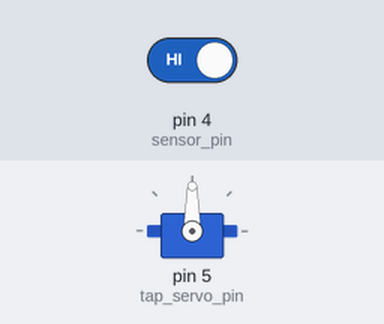
This sketch was run on a simulated Arduino Uno, built with avr-gcc and run on an emulated ATmega328P. On the bench: servo. The inputs (shaded band) are chosen by the test bench; at power-on: pin 4 (sensor_pin) HIGH.

Above: at 1.2 s.
1.3 s: pin 4 (sensor_pin) driven LOW
At 2.6 s:
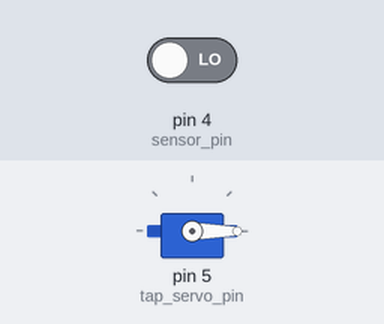
4.3 s: pin 4 (sensor_pin) driven HIGH
At 5.1 s:
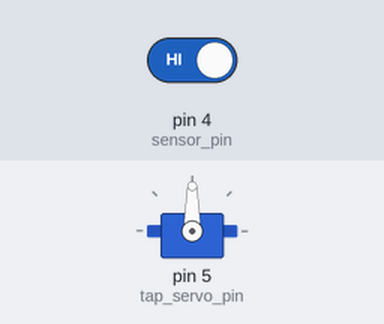
Timing chart, 0 to 7.3 s (numbered marks = the images above; inputs shaded):
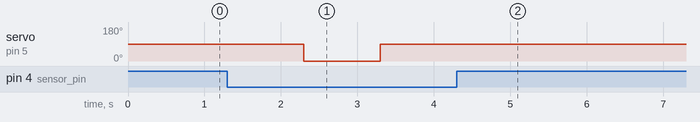

The sketch:

IR_sensor_controlled_servo_motor.ino
```cpp
// edited by ANANYA KONDETI
//#include <Servo.h>

#include <Servo.h>

Servo tap_servo;

int sensor_pin = 4;
int tap_servo_pin = 5;
int val;
int count = 0;
void setup() {
  pinMode(sensor_pin, INPUT);
  tap_servo.attach(tap_servo_pin);

}

void loop() {
  val = digitalRead(sensor_pin);

  if (val == 0) {
    if (count % 2 == 0) {
      tap_servo.write(90);
      delay(1000);
      count++;

      //val=0;
    }
    else if (count % 2 == 1) {
      tap_servo.write(0);
         delay(1000);
      count++;
      //    val=0;
    }
  }
}
```

Measured:
- after the input at 1.3 s, servo on pin 5 (tap_servo_pin): 90° → 0° after 1.0 s, → 90° 1.0 s later
- after the input at 4.3 s, servo on pin 5 (tap_servo_pin): stops changing and stays 90°
